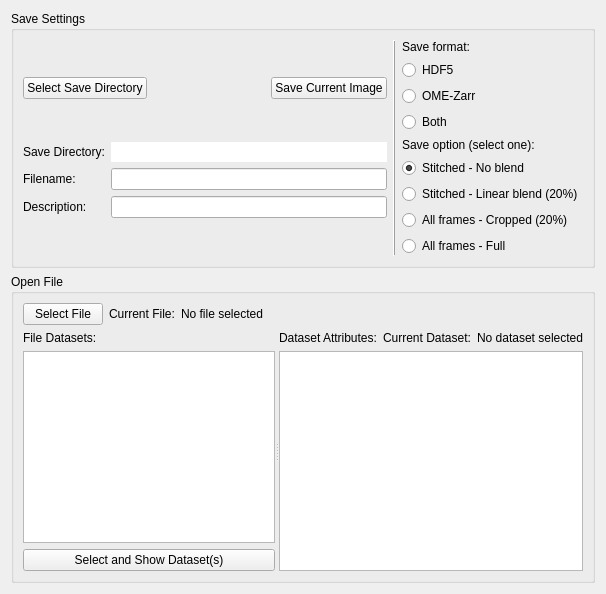
<?xml version="1.0" encoding="UTF-8"?>
<ui version="4.0">
 <class>SavePanel</class>
 <widget class="QWidget" name="savePanel">
  <layout class="QVBoxLayout" name="verticalLayout_panel">
   <item>
    <widget class="QGroupBox" name="groupBox_5">
     <property name="title">
      <string>Save Settings</string>
     </property>
     <layout class="QHBoxLayout" name="horizontalLayout_8" stretch="1,0,0">
      <item>
       <layout class="QVBoxLayout" name="verticalLayout_8">
        <item>
         <layout class="QHBoxLayout" name="horizontalLayout_92">
          <item>
           <widget class="QPushButton" name="pushButton_saveSelectDirectory">
            <property name="sizePolicy">
             <sizepolicy hsizetype="Fixed" vsizetype="Fixed">
              <horstretch>0</horstretch>
              <verstretch>0</verstretch>
             </sizepolicy>
            </property>
            <property name="toolTip">
             <string>Select a file directory for image saving</string>
            </property>
            <property name="text">
             <string>Select Save Directory</string>
            </property>
           </widget>
          </item>
          <item>
           <spacer name="horizontalSpacer_2">
            <property name="orientation">
             <enum>Qt::Horizontal</enum>
            </property>
            <property name="sizeHint" stdset="0">
             <size>
              <width>40</width>
              <height>20</height>
             </size>
            </property>
           </spacer>
          </item>
          <item>
           <widget class="QPushButton" name="pushButton_saveCurrentImage">
            <property name="sizePolicy">
             <sizepolicy hsizetype="Minimum" vsizetype="Fixed">
              <horstretch>0</horstretch>
              <verstretch>0</verstretch>
             </sizepolicy>
            </property>
            <property name="toolTip">
             <string>Save the current displayed frame as a single image using the selected save option above. (Stack saves are started from the Stack panel and use the stack save path, not these options.)</string>
            </property>
            <property name="text">
             <string>Save Current Image</string>
            </property>
           </widget>
          </item>
         </layout>
        </item>
        <item>
         <layout class="QGridLayout" name="gridLayout_9">
          <item row="2" column="1">
           <widget class="QLineEdit" name="lineEdit_saveDescription">
            <property name="text">
             <string/>
            </property>
           </widget>
          </item>
          <item row="1" column="1">
           <widget class="QLineEdit" name="lineEdit_saveFilename">
            <property name="text">
             <string/>
            </property>
           </widget>
          </item>
          <item row="1" column="0">
           <widget class="QLabel" name="label_45">
            <property name="text">
             <string>Filename:</string>
            </property>
           </widget>
          </item>
          <item row="0" column="1">
           <widget class="QLineEdit" name="lineEdit_saveDirectory">
            <property name="enabled">
             <bool>true</bool>
            </property>
            <property name="text">
             <string/>
            </property>
            <property name="frame">
             <bool>false</bool>
            </property>
            <property name="readOnly">
             <bool>true</bool>
            </property>
           </widget>
          </item>
          <item row="0" column="0">
           <widget class="QLabel" name="label_8">
            <property name="text">
             <string>Save Directory:</string>
            </property>
           </widget>
          </item>
          <item row="2" column="0">
           <widget class="QLabel" name="label_46">
            <property name="text">
             <string>Description:</string>
            </property>
           </widget>
          </item>
         </layout>
        </item>
       </layout>
      </item>
      <item>
       <widget class="Line" name="line_5">
        <property name="frameShadow">
         <enum>QFrame::Raised</enum>
        </property>
        <property name="orientation">
         <enum>Qt::Vertical</enum>
        </property>
       </widget>
      </item>
      <item>
       <layout class="QVBoxLayout" name="verticalLayout_11">
        <item>
         <widget class="QLabel" name="label_saveFormat">
          <property name="text">
           <string>Save format:</string>
          </property>
         </widget>
        </item>
        <item>
         <widget class="QRadioButton" name="radioButton_saveFormat_hdf5">
          <property name="toolTip">
           <string>Write the existing per-plane HDF5 stack (byte-identical to today's save path).</string>
          </property>
          <property name="sizePolicy">
           <sizepolicy hsizetype="Expanding" vsizetype="Preferred">
            <horstretch>0</horstretch>
            <verstretch>0</verstretch>
           </sizepolicy>
          </property>
          <property name="text">
           <string>HDF5</string>
          </property>
         </widget>
        </item>
        <item>
         <widget class="QRadioButton" name="radioButton_saveFormat_zarr">
          <property name="toolTip">
           <string>Write a streaming OME-Zarr whole-stack volume with multiscale pyramids (10/25/50/100 µm) and OME-NGFF channel metadata — BigStitcher/napari-readable.</string>
          </property>
          <property name="sizePolicy">
           <sizepolicy hsizetype="Expanding" vsizetype="Preferred">
            <horstretch>0</horstretch>
            <verstretch>0</verstretch>
           </sizepolicy>
          </property>
          <property name="text">
           <string>OME-Zarr</string>
          </property>
         </widget>
        </item>
        <item>
         <widget class="QRadioButton" name="radioButton_saveFormat_both">
          <property name="toolTip">
           <string>Write both HDF5 and OME-Zarr — doubles disk write rate. Use only when disk space and write throughput are not the bottleneck (e.g. short validation stacks). For whole-brain stacks, prefer HDF5 or OME-Zarr alone.</string>
          </property>
          <property name="sizePolicy">
           <sizepolicy hsizetype="Expanding" vsizetype="Preferred">
            <horstretch>0</horstretch>
            <verstretch>0</verstretch>
           </sizepolicy>
          </property>
          <property name="text">
           <string>Both</string>
          </property>
         </widget>
        </item>
        <item>
         <widget class="QLabel" name="label_7">
          <property name="text">
           <string>Save option (select one):</string>
          </property>
         </widget>
        </item>
        <item>
         <widget class="QRadioButton" name="radioButton_saveStitch">
          <property name="toolTip">
           <string>Stitch saved frames into a single tiled image. Effect: enable to produce a stitched overview; disable to save individual frames only.</string>
          </property>
          <property name="sizePolicy">
           <sizepolicy hsizetype="Expanding" vsizetype="Preferred">
            <horstretch>0</horstretch>
            <verstretch>0</verstretch>
           </sizepolicy>
          </property>
          <property name="text">
           <string>Stitched - No blend</string>
          </property>
          <property name="checked">
           <bool>true</bool>
          </property>
         </widget>
        </item>
        <item>
         <widget class="QRadioButton" name="radioButton_saveStitchBlend">
          <property name="toolTip">
           <string>Blend overlapping regions when stitching. Effect: enable for seamless stitching; disable for hard-edge tiling.</string>
          </property>
          <property name="sizePolicy">
           <sizepolicy hsizetype="Expanding" vsizetype="Preferred">
            <horstretch>0</horstretch>
            <verstretch>0</verstretch>
           </sizepolicy>
          </property>
          <property name="text">
           <string>Stitched - Linear blend (20%)</string>
          </property>
         </widget>
        </item>
        <item>
         <widget class="QRadioButton" name="radioButton_saveAllCrop">
          <property name="toolTip">
           <string>Save all cropped frames. Effect: enable to save the cropped region of every frame to the dataset.</string>
          </property>
          <property name="sizePolicy">
           <sizepolicy hsizetype="Expanding" vsizetype="Preferred">
            <horstretch>0</horstretch>
            <verstretch>0</verstretch>
           </sizepolicy>
          </property>
          <property name="text">
           <string>All frames - Cropped (20%)</string>
          </property>
         </widget>
        </item>
        <item>
         <widget class="QRadioButton" name="radioButton_saveAllFull">
          <property name="toolTip">
           <string>Save all full frames. Effect: enable to save the full-frame data of every frame to the dataset.</string>
          </property>
          <property name="sizePolicy">
           <sizepolicy hsizetype="Expanding" vsizetype="Preferred">
            <horstretch>0</horstretch>
            <verstretch>0</verstretch>
           </sizepolicy>
          </property>
          <property name="text">
           <string>All frames - Full</string>
          </property>
         </widget>
        </item>
       </layout>
      </item>
     </layout>
    </widget>
   </item>
   <item>
    <widget class="QGroupBox" name="groupBox_16">
     <property name="title">
      <string>Open File</string>
     </property>
     <layout class="QVBoxLayout" name="verticalLayout_10">
      <item>
       <layout class="QHBoxLayout" name="horizontalLayout_74">
        <item>
         <widget class="QPushButton" name="pushButton_selectFile">
          <property name="sizePolicy">
           <sizepolicy hsizetype="Fixed" vsizetype="Fixed">
            <horstretch>0</horstretch>
            <verstretch>0</verstretch>
           </sizepolicy>
          </property>
          <property name="toolTip">
           <string>Select a HDF5 file to open</string>
          </property>
          <property name="text">
           <string>Select File</string>
          </property>
         </widget>
        </item>
        <item>
         <widget class="QLabel" name="label_37">
          <property name="sizePolicy">
           <sizepolicy hsizetype="Fixed" vsizetype="Fixed">
            <horstretch>0</horstretch>
            <verstretch>0</verstretch>
           </sizepolicy>
          </property>
          <property name="text">
           <string>Current File:</string>
          </property>
         </widget>
        </item>
        <item>
         <widget class="QLabel" name="label_currentFileDirectory">
          <property name="sizePolicy">
           <sizepolicy hsizetype="Preferred" vsizetype="Fixed">
            <horstretch>0</horstretch>
            <verstretch>0</verstretch>
           </sizepolicy>
          </property>
          <property name="text">
           <string>No file selected</string>
          </property>
         </widget>
        </item>
       </layout>
      </item>
      <item>
       <widget class="QSplitter" name="splitter_3">
        <property name="orientation">
         <enum>Qt::Horizontal</enum>
        </property>
        <property name="childrenCollapsible">
         <bool>false</bool>
        </property>
        <widget class="QWidget" name="layoutWidget">
         <layout class="QVBoxLayout" name="verticalLayout_50">
          <item>
           <widget class="QLabel" name="label_38">
            <property name="sizePolicy">
             <sizepolicy hsizetype="Preferred" vsizetype="Fixed">
              <horstretch>0</horstretch>
              <verstretch>0</verstretch>
             </sizepolicy>
            </property>
            <property name="text">
             <string>File Datasets:</string>
            </property>
           </widget>
          </item>
          <item>
           <widget class="QListWidget" name="listWidget_fileDatasets">
            <property name="sizePolicy">
             <sizepolicy hsizetype="Preferred" vsizetype="Preferred">
              <horstretch>0</horstretch>
              <verstretch>0</verstretch>
             </sizepolicy>
            </property>
            <property name="selectionMode">
             <enum>QAbstractItemView::ExtendedSelection</enum>
            </property>
           </widget>
          </item>
          <item>
           <widget class="QPushButton" name="pushButton_selectDataset">
            <property name="sizePolicy">
             <sizepolicy hsizetype="Preferred" vsizetype="Fixed">
              <horstretch>0</horstretch>
              <verstretch>0</verstretch>
             </sizepolicy>
            </property>
            <property name="toolTip">
             <string>Select and show the dataset(s) of the opened file</string>
            </property>
            <property name="text">
             <string>Select and Show Dataset(s)</string>
            </property>
           </widget>
          </item>
         </layout>
        </widget>
        <widget class="QWidget" name="layoutWidget">
         <layout class="QVBoxLayout" name="verticalLayout_51">
          <item>
           <layout class="QHBoxLayout" name="horizontalLayout_76">
            <item>
             <widget class="QLabel" name="label_39">
              <property name="text">
               <string>Dataset Attributes:</string>
              </property>
             </widget>
            </item>
            <item>
             <widget class="QLabel" name="label_40">
              <property name="sizePolicy">
               <sizepolicy hsizetype="Fixed" vsizetype="Fixed">
                <horstretch>0</horstretch>
                <verstretch>0</verstretch>
               </sizepolicy>
              </property>
              <property name="text">
               <string>Current Dataset:</string>
              </property>
             </widget>
            </item>
            <item>
             <widget class="QLabel" name="label_currentDataset">
              <property name="sizePolicy">
               <sizepolicy hsizetype="Preferred" vsizetype="Fixed">
                <horstretch>0</horstretch>
                <verstretch>0</verstretch>
               </sizepolicy>
              </property>
              <property name="text">
               <string>No dataset selected</string>
              </property>
             </widget>
            </item>
           </layout>
          </item>
          <item>
           <widget class="QTableWidget" name="tableWidget_fileAttributes">
            <property name="sizePolicy">
             <sizepolicy hsizetype="Preferred" vsizetype="Preferred">
              <horstretch>0</horstretch>
              <verstretch>0</verstretch>
             </sizepolicy>
            </property>
           </widget>
          </item>
         </layout>
        </widget>
       </widget>
      </item>
     </layout>
    </widget>
   </item>
  </layout>
 </widget>
 <resources/>
 <connections/>
</ui>
